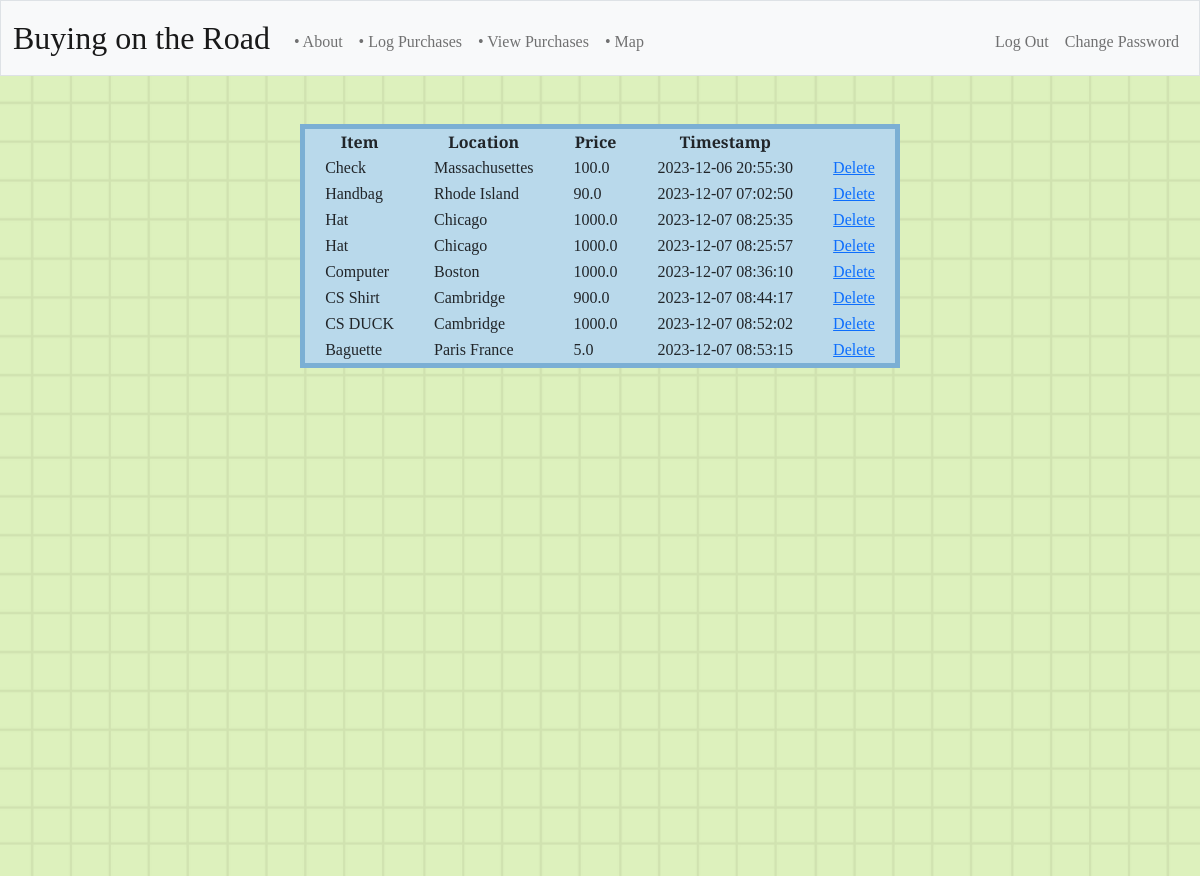
Before: /view_purchases (signed in) with the older database file.
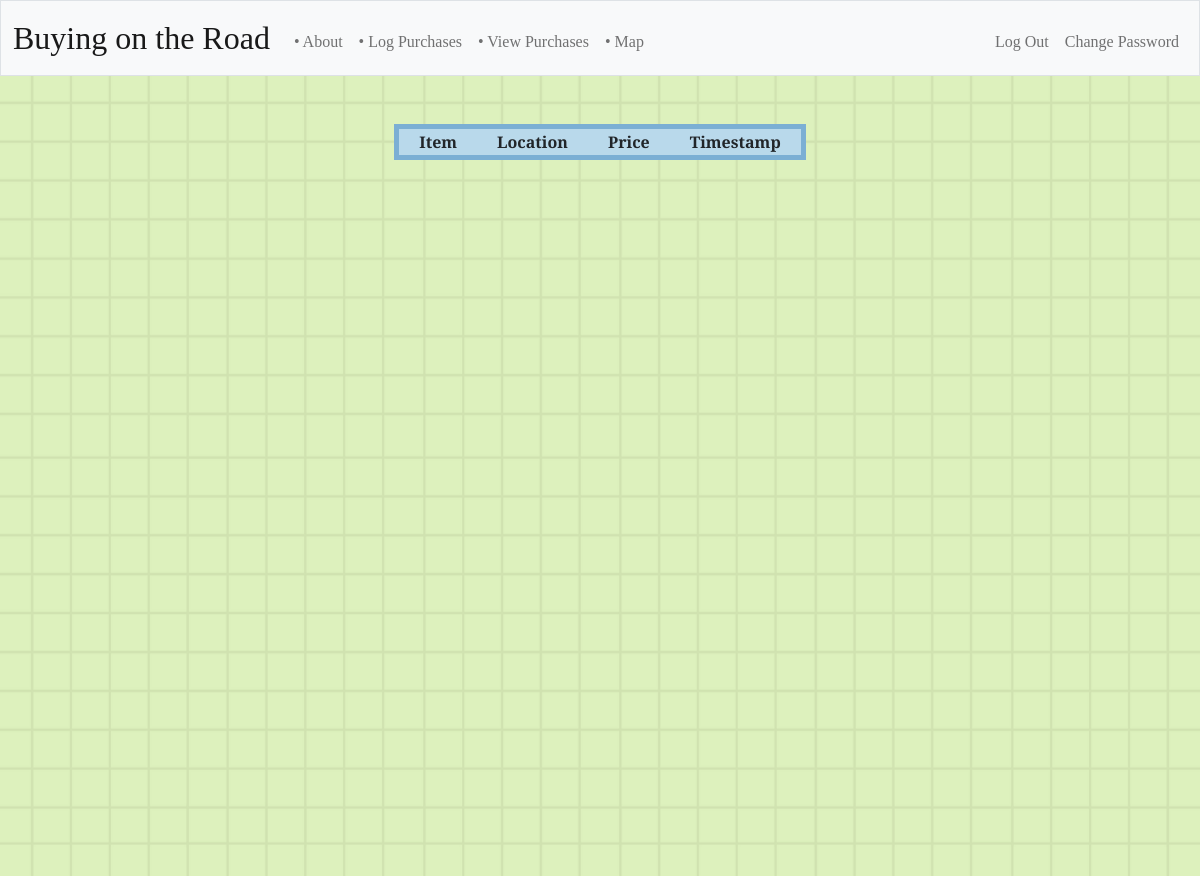
After: the same page with the newer database file.
### tables this page shows
CREATE TABLE purchases (
            id INTEGER PRIMARY KEY,
            user_id INTEGER NOT NULL,
            item TEXT NOT NULL,
            location INTEGER NOT NULL,
            price REAL NOT NULL,
            timestamp DATETIME DEFAULT
        CURRENT_TIMESTAMP, latitude REAL, longitude REAL);

### app.py (the view)
@app.route("/view_purchases")
@login_required
def view_purchases():
    user_id = session["user_id"]
    purchases = db.execute("SELECT * FROM purchases WHERE user_id = ?", user_id)
    return render_template("view_purchases.html", purchases=purchases)

### app.py (called while the page is built)
@app.after_request
def after_request(response):
    response.headers["Cache-Control"] = "no-cache, no-store, must-revalidate"
    response.headers["Expires"] = 0
    response.headers["Pragma"] = "no-cache"
    return response

### helpers.py (called while the page is built)
def login_required(f):
    @wraps(f)
    def decorated_function(*args, **kwargs):
        if session.get("user_id") is None:
            return redirect("/login")
        return f(*args, **kwargs)
    return decorated_function

### templates/view_purchases.html
{% extends "layout.html" %}
{% block main %}
<table class="table-center">
    <div class="purchases-table">
    <thead>
        <tr>
            <th class="table-th">Item</th>
            <th class="table-th">Location</th>
            <th class="table-th">Price</th>
            <th class="table-th">Timestamp</th>
        </tr>
    </thead>
    <tbody>
        {% for purchase in purchases %}
        <tr>
            <td class="table-td">{{ purchase.item }}</td>
            <td class="table-td">{{ purchase.location }}</td>
            <td class="table-td">{{ purchase.price }}</td>
            <td class="table-td">{{ purchase.timestamp }}</td>
            <td class="table-td">
                <a href="{{ url_for('delete_purchase', purchase_id=purchase.id) }}">Delete</a>
            </td>
        </tr>
        {% endfor %}
    </tbody>
</div>
</table>
{% endblock %}

### templates/layout.html (shortened to what this page needs)
<!DOCTYPE html>
<html lang="en">
    <head>
        <link href="https://cdn.jsdelivr.net/npm/bootstrap@5.1.3/dist/css/bootstrap.min.css" rel="stylesheet">
        <link href="https://cdn.jsdelivr.net/npm/bootstrap@5.3.2/dist/css/bootstrap.min.css" rel="stylesheet">
        <link href="/static/styles.css" rel="stylesheet">
    </head>
    <body>
        <div class="background-image">
            <nav class="bg-light border navbar navbar-expand-md navbar-light">
                <div class="container-fluid">
                    <a class="navbar-brand" href="/">Buying on the Road</a>
                    <div class="collapse navbar-collapse" id="navbar">
                        {% if session["user_id"] %}
                            <ul class="navbar-nav me-auto mt-2">
                                <li class="nav-item"><a class="nav-link" href="/">• About</a></li>
                                <li class="nav-item"><a class="nav-link" href="/log_purchase">• Log Purchases</a></li>
                            <li class="nav-item"><a class="nav-link" href="/view_purchases">• View Purchases</a></li>
                                <li class="nav-item"><a class="nav-link" href="/map">• Map</a></li>
                            </ul>
                            <ul class="navbar-nav ms-auto mt-2">
                                <li class="nav-item"><a class="nav-link" href="/logout">Log Out</a></li>
                                <li class="nav-item"><a class="nav-link" href="/change_password">Change Password</a></li>
                            </ul>
                        {% else %}
                            <ul class="navbar-nav ms-auto mt-2">
                                <li class="nav-item"><a class="nav-link" href="/register">Register</a></li>
                                <li class="nav-item"><a class="nav-link" href="/login">Log In</a></li>
                            </ul>
                        {% endif %}
                    </div>
                </div>
            </nav>
            <main class="container-fluid py-5 text-center">
                {% block main %}{% endblock %}
            </main>
        </div>
        </body>
</html>

### static/styles.css (style rules this page uses)
body, html { height: 100%; margin: 0; padding: 0; }
body { background-image: url('/static/background.png'); background-size: cover; background-position: center; background-attachment: fixed; }
nav .navbar-brand { font-size: xx-large; font-family: 'Hedvig Letters Serif', serif; }
.nav-item, h1, h2 { font-family: 'Hedvig Letters Serif', serif; }
p, button, label, input, td, th { font-family: 'Libre Baskerville', serif; }
.background-image { background-image: url('/static/background.png'); background-size: cover; background-position: center; background-attachment: fixed; }
.container-fluid.py-5.text-center { min-height: 100vh; }
th, td { padding-right: 20px; padding-left: 20px; }
.table-center { margin-left: auto; margin-right: auto; background-color: #B9D9EB; border-style: solid; border-width: 5px; border-color: #7BAFD4; }

Changed rows visible on the page:
removed purchases: item "Check", location "Massachusettes", price "100.0", timestamp "2023-12-06 20:55:30"
removed purchases: item "Handbag", location "Rhode Island", price "90.0", timestamp "2023-12-07 07:02:50"
removed purchases: item "Hat", location "Chicago", price "1000.0", timestamp "2023-12-07 08:25:35"
removed purchases: item "Hat", location "Chicago", price "1000.0", timestamp "2023-12-07 08:25:57"
removed purchases: item "Computer", location "Boston", price "1000.0", timestamp "2023-12-07 08:36:10"
removed purchases: item "CS Shirt", location "Cambridge", price "900.0", timestamp "2023-12-07 08:44:17"
removed purchases: item "CS DUCK", location "Cambridge", price "1000.0", timestamp "2023-12-07 08:52:02"
removed purchases: item "Baguette", location "Paris France", price "5.0", timestamp "2023-12-07 08:53:15"
